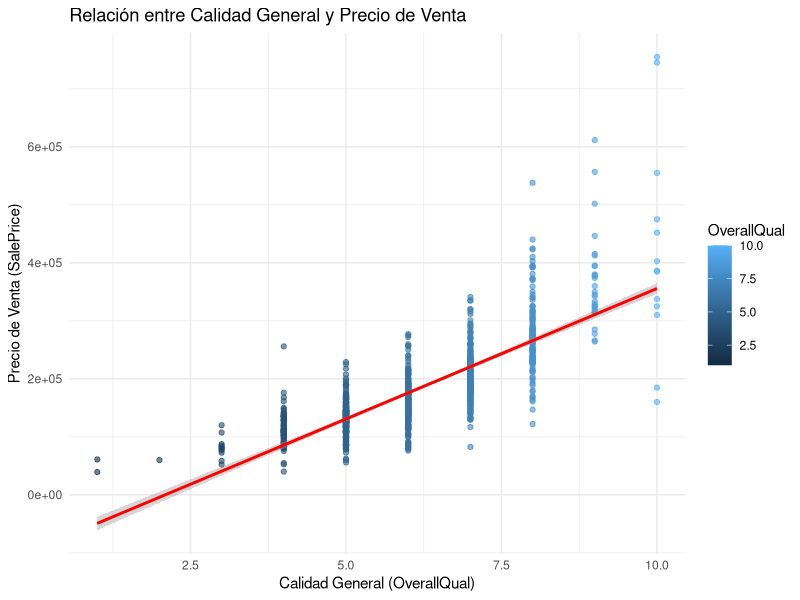

Reproduce this figure in R.
## ---- chunk 1
knitr::opts_chunk$set(echo = TRUE)
## ---- chunk 2
library(readr)
library(kableExtra)
library(ggplot2)
library(reshape2)
library(knitr)
library(tidyr)
library(dplyr)
## ---- chunk 3
data <- read_csv("train_final.csv")
## ---- chunk 4
porcentaje_na <- sapply(data, function(x) sum(is.na(x)) / length(x)) * 100

columnas_a_eliminar <- names(porcentaje_na[porcentaje_na > 75])
print(columnas_a_eliminar)

data <- data[, !names(data) %in% columnas_a_eliminar]
## ---- chunk 5
# Ajustar el modelo de regresión lineal
modelo <- lm(SalePrice ~ OverallQual, data = data)

# Ver los resultados del modelo
summary(modelo)

## ---- chunk 6
# Gráfico de dispersión con línea de regresión
ggplot(data, aes(x = OverallQual, y = SalePrice)) +
  geom_point(aes(color = OverallQual), alpha = 0.6) +  # Puntos semi-transparentes coloreados por OverallQual
  geom_smooth(method = "lm", se = TRUE, color = "red") +  # Línea de regresión lineal con intervalo de confianza
  labs(title = "Relación entre Calidad General y Precio de Venta",
       x = "Calidad General (OverallQual)",
       y = "Precio de Venta (SalePrice)") +
  theme_minimal()
